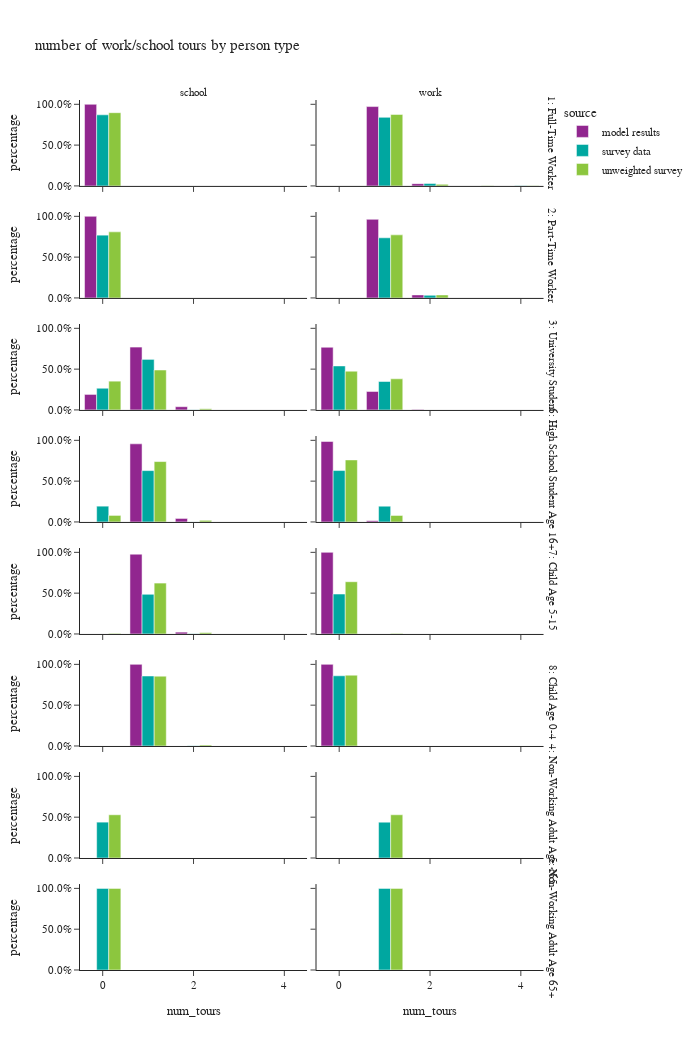

This figure's notebook cell:
### Code cell
# number of mandatory tours
df_plot = m_tour_data[['person_id','source','ptype_label','tour_type','tour_id','person_weight']].groupby(['person_id','source','ptype_label','tour_type','person_weight']).count().reset_index()

pivoted = df_plot.pivot(index=['person_id','source','ptype_label','person_weight'], columns="tour_type", values="tour_id").fillna(0).reset_index()
df_plot = pivoted.melt(id_vars=['person_id','source','ptype_label','person_weight'], var_name="tour_type")

df_plot['num_tours'] = df_plot['value']
df_plot['ws_weight'] = df_plot['person_weight']
df_plot = df_plot.groupby(['source','ptype_label','tour_type','num_tours'])['ws_weight'].sum().reset_index()
df_plot = df_plot.merge(df_ptype_count, how='left', on=['source','ptype_label'])
df_plot['percentage'] = df_plot['ws_weight']/df_plot['person_weight']

fig = px.bar(df_plot, x="num_tours", y="percentage", color="source",barmode="group",
             facet_row="ptype_label",facet_col="tour_type",
             title="number of work/school tours by person type")
fig.for_each_annotation(lambda a: a.update(text=a.text.split("=")[-1]))
fig.update_layout(height=1050, width=700)
fig.update_yaxes(tickformat=".1%")
fig.show()

### Figure 1 — Plotly figure (JSON) as saved in the notebook; plotly's stock layout.template omitted (floating-point values rounded to 4 significant figures)
{"data": [{"alignmentgroup": "True", "hovertemplate": "source=model results<br>ptype_label=1: Full-Time Worker<br>tour_type=school<br>num_tours=%{x}<br>percentage=%{y}<extra></extra>", "legendgroup": "model results", "marker": {"color": "#91268F", "pattern": {"shape": ""}}, "name": "model results", "offsetgroup": "model results", "orientation": "v", "showlegend": true, "textposition": "auto", "type": "bar", "x": [0.0], "xaxis": "x15", "y": [1.0], "yaxis": "y15"}, {"alignmentgroup": "True", "hovertemplate": "source=model results<br>ptype_label=1: Full-Time Worker<br>tour_type=work<br>num_tours=%{x}<br>percentage=%{y}<extra></extra>", "legendgroup": "model results", "marker": {"color": "#91268F", "pattern": {"shape": ""}}, "name": "model results", "offsetgroup": "model results", "orientation": "v", "showlegend": false, "textposition": "auto", "type": "bar", "x": [1.0, 2.0], "xaxis": "x16", "y": [0.9721, 0.02788], "yaxis": "y16"}, {"alignmentgroup": "True", "hovertemplate": "source=model results<br>ptype_label=2: Part-Time Worker<br>tour_type=school<br>num_tours=%{x}<br>percentage=%{y}<extra></extra>", "legendgroup": "model results", "marker": {"color": "#91268F", "pattern": {"shape": ""}}, "name": "model results", "offsetgroup": "model results", "orientation": "v", "showlegend": false, "textposition": "auto", "type": "bar", "x": [0.0], "xaxis": "x13", "y": [1.0], "yaxis": "y13"}, {"alignmentgroup": "True", "hovertemplate": "source=model results<br>ptype_label=2: Part-Time Worker<br>tour_type=work<br>num_tours=%{x}<br>percentage=%{y}<extra></extra>", "legendgroup": "model results", "marker": {"color": "#91268F", "pattern": {"shape": ""}}, "name": "model results", "offsetgroup": "model results", "orientation": "v", "showlegend": false, "textposition": "auto", "type": "bar", "x": [1.0, 2.0], "xaxis": "x14", "y": [0.9628, 0.03716], "yaxis": "y14"}, {"alignmentgroup": "True", "hovertemplate": "source=model results<br>ptype_label=3: University Student<br>tour_type=school<br>num_tours=%{x}<br>percentage=%{y}<extra></extra>", "legendgroup": "model results", "marker": {"color": "#91268F", "pattern": {"shape": ""}}, "name": "model results", "offsetgroup": "model results", "orientation": "v", "showlegend": false, "textposition": "auto", "type": "bar", "x": [0.0, 1.0, 2.0], "xaxis": "x11", "y": [0.1901, 0.7703, 0.03962], "yaxis": "y11"}, {"alignmentgroup": "True", "hovertemplate": "source=model results<br>ptype_label=3: University Student<br>tour_type=work<br>num_tours=%{x}<br>percentage=%{y}<extra></extra>", "legendgroup": "model results", "marker": {"color": "#91268F", "pattern": {"shape": ""}}, "name": "model results", "offsetgroup": "model results", "orientation": "v", "showlegend": false, "textposition": "auto", "type": "bar", "x": [0.0, 1.0, 2.0], "xaxis": "x12", "y": [0.7677, 0.2265, 0.005763], "yaxis": "y12"}, {"alignmentgroup": "True", "hovertemplate": "source=model results<br>ptype_label=6: High School Student Age 16+<br>tour_type=school<br>num_tours=%{x}<br>percentage=%{y}<extra></extra>", "legendgroup": "model results", "marker": {"color": "#91268F", "pattern": {"shape": ""}}, "name": "model results", "offsetgroup": "model results", "orientation": "v", "showlegend": false, "textposition": "auto", "type": "bar", "x": [1.0, 2.0], "xaxis": "x9", "y": [0.9571, 0.04288], "yaxis": "y9"}, {"alignmentgroup": "True", "hovertemplate": "source=model results<br>ptype_label=6: High School Student Age 16+<br>tour_type=work<br>num_tours=%{x}<br>percentage=%{y}<extra></extra>", "legendgroup": "model results", "marker": {"color": "#91268F", "pattern": {"shape": ""}}, "name": "model results", "offsetgroup": "model results", "orientation": "v", "showlegend": false, "textposition": "auto", "type": "bar", "x": [0.0, 1.0], "xaxis": "x10", "y": [0.986, 0.01403], "yaxis": "y10"}, {"alignmentgroup": "True", "hovertemplate": "source=model results<br>ptype_label=7: Child Age 5-15<br>tour_type=school<br>num_tours=%{x}<br>percentage=%{y}<extra></extra>", "legendgroup": "model results", "marker": {"color": "#91268F", "pattern": {"shape": ""}}, "name": "model results", "offsetgroup": "model results", "orientation": "v", "showlegend": false, "textposition": "auto", "type": "bar", "x": [1.0, 2.0], "xaxis": "x7", "y": [0.9776, 0.02242], "yaxis": "y7"}, {"alignmentgroup": "True", "hovertemplate": "source=model results<br>ptype_label=7: Child Age 5-15<br>tour_type=work<br>num_tours=%{x}<br>percentage=%{y}<extra></extra>", "legendgroup": "model results", "marker": {"color": "#91268F", "pattern": {"shape": ""}}, "name": "model results", "offsetgroup": "model results", "orientation": "v", "showlegend": false, "textposition": "auto", "type": "bar", "x": [0.0], "xaxis": "x8", "y": [1.0], "yaxis": "y8"}, {"alignmentgroup": "True", "hovertemplate": "source=model results<br>ptype_label=8: Child Age 0-4<br>tour_type=school<br>num_tours=%{x}<br>percentage=%{y}<extra></extra>", "legendgroup": "model results", "marker": {"color": "#91268F", "pattern": {"shape": ""}}, "name": "model results", "offsetgroup": "model results", "orientation": "v", "showlegend": false, "textposition": "auto", "type": "bar", "x": [1.0], "xaxis": "x5", "y": [1.0], "yaxis": "y5"}, {"alignmentgroup": "True", "hovertemplate": "source=model results<br>ptype_label=8: Child Age 0-4<br>tour_type=work<br>num_tours=%{x}<br>percentage=%{y}<extra></extra>", "legendgroup": "model results", "marker": {"color": "#91268F", "pattern": {"shape": ""}}, "name": "model results", "offsetgroup": "model results", "orientation": "v", "showlegend": false, "textposition": "auto", "type": "bar", "x": [0.0], "xaxis": "x6", "y": [1.0], "yaxis": "y6"}, {"alignmentgroup": "True", "hovertemplate": "source=survey data<br>ptype_label=1: Full-Time Worker<br>tour_type=school<br>num_tours=%{x}<br>percentage=%{y}<extra></extra>", "legendgroup": "survey data", "marker": {"color": "#00A7A0", "pattern": {"shape": ""}}, "name": "survey data", "offsetgroup": "survey data", "orientation": "v", "showlegend": true, "textposition": "auto", "type": "bar", "x": [0.0], "xaxis": "x15", "y": [0.8711], "yaxis": "y15"}, {"alignmentgroup": "True", "hovertemplate": "source=survey data<br>ptype_label=1: Full-Time Worker<br>tour_type=work<br>num_tours=%{x}<br>percentage=%{y}<extra></extra>", "legendgroup": "survey data", "marker": {"color": "#00A7A0", "pattern": {"shape": ""}}, "name": "survey data", "offsetgroup": "survey data", "orientation": "v", "showlegend": false, "textposition": "auto", "type": "bar", "x": [1.0, 2.0, 3.0, 4.0], "xaxis": "x16", "y": [0.8402, 0.03033, 6.311e-05, 0.0004842], "yaxis": "y16"}, {"alignmentgroup": "True", "hovertemplate": "source=survey data<br>ptype_label=2: Part-Time Worker<br>tour_type=school<br>num_tours=%{x}<br>percentage=%{y}<extra></extra>", "legendgroup": "survey data", "marker": {"color": "#00A7A0", "pattern": {"shape": ""}}, "name": "survey data", "offsetgroup": "survey data", "orientation": "v", "showlegend": false, "textposition": "auto", "type": "bar", "x": [0.0], "xaxis": "x13", "y": [0.769], "yaxis": "y13"}, {"alignmentgroup": "True", "hovertemplate": "source=survey data<br>ptype_label=2: Part-Time Worker<br>tour_type=work<br>num_tours=%{x}<br>percentage=%{y}<extra></extra>", "legendgroup": "survey data", "marker": {"color": "#00A7A0", "pattern": {"shape": ""}}, "name": "survey data", "offsetgroup": "survey data", "orientation": "v", "showlegend": false, "textposition": "auto", "type": "bar", "x": [1.0, 2.0], "xaxis": "x14", "y": [0.7366, 0.03243], "yaxis": "y14"}, {"alignmentgroup": "True", "hovertemplate": "source=survey data<br>ptype_label=3: University Student<br>tour_type=school<br>num_tours=%{x}<br>percentage=%{y}<extra></extra>", "legendgroup": "survey data", "marker": {"color": "#00A7A0", "pattern": {"shape": ""}}, "name": "survey data", "offsetgroup": "survey data", "orientation": "v", "showlegend": false, "textposition": "auto", "type": "bar", "x": [0.0, 1.0, 2.0], "xaxis": "x11", "y": [0.2658, 0.6194, 0.002394], "yaxis": "y11"}, {"alignmentgroup": "True", "hovertemplate": "source=survey data<br>ptype_label=3: University Student<br>tour_type=work<br>num_tours=%{x}<br>percentage=%{y}<extra></extra>", "legendgroup": "survey data", "marker": {"color": "#00A7A0", "pattern": {"shape": ""}}, "name": "survey data", "offsetgroup": "survey data", "orientation": "v", "showlegend": false, "textposition": "auto", "type": "bar", "x": [0.0, 1.0], "xaxis": "x12", "y": [0.5391, 0.3484], "yaxis": "y12"}, {"alignmentgroup": "True", "hovertemplate": "source=survey data<br>ptype_label=6: High School Student Age 16+<br>tour_type=school<br>num_tours=%{x}<br>percentage=%{y}<extra></extra>", "legendgroup": "survey data", "marker": {"color": "#00A7A0", "pattern": {"shape": ""}}, "name": "survey data", "offsetgroup": "survey data", "orientation": "v", "showlegend": false, "textposition": "auto", "type": "bar", "x": [0.0, 1.0, 2.0], "xaxis": "x9", "y": [0.1935, 0.6291, 0.0006962], "yaxis": "y9"}, {"alignmentgroup": "True", "hovertemplate": "source=survey data<br>ptype_label=6: High School Student Age 16+<br>tour_type=work<br>num_tours=%{x}<br>percentage=%{y}<extra></extra>", "legendgroup": "survey data", "marker": {"color": "#00A7A0", "pattern": {"shape": ""}}, "name": "survey data", "offsetgroup": "survey data", "orientation": "v", "showlegend": false, "textposition": "auto", "type": "bar", "x": [0.0, 1.0], "xaxis": "x10", "y": [0.6298, 0.1935], "yaxis": "y10"}, {"alignmentgroup": "True", "hovertemplate": "source=survey data<br>ptype_label=7: Child Age 5-15<br>tour_type=school<br>num_tours=%{x}<br>percentage=%{y}<extra></extra>", "legendgroup": "survey data", "marker": {"color": "#00A7A0", "pattern": {"shape": ""}}, "name": "survey data", "offsetgroup": "survey data", "orientation": "v", "showlegend": false, "textposition": "auto", "type": "bar", "x": [0.0, 1.0, 2.0], "xaxis": "x7", "y": [0.000199, 0.4862, 0.002762], "yaxis": "y7"}, {"alignmentgroup": "True", "hovertemplate": "source=survey data<br>ptype_label=7: Child Age 5-15<br>tour_type=work<br>num_tours=%{x}<br>percentage=%{y}<extra></extra>", "legendgroup": "survey data", "marker": {"color": "#00A7A0", "pattern": {"shape": ""}}, "name": "survey data", "offsetgroup": "survey data", "orientation": "v", "showlegend": false, "textposition": "auto", "type": "bar", "x": [0.0, 1.0], "xaxis": "x8", "y": [0.4889, 0.000199], "yaxis": "y8"}, {"alignmentgroup": "True", "hovertemplate": "source=survey data<br>ptype_label=8: Child Age 0-4<br>tour_type=school<br>num_tours=%{x}<br>percentage=%{y}<extra></extra>", "legendgroup": "survey data", "marker": {"color": "#00A7A0", "pattern": {"shape": ""}}, "name": "survey data", "offsetgroup": "survey data", "orientation": "v", "showlegend": false, "textposition": "auto", "type": "bar", "x": [1.0, 2.0], "xaxis": "x5", "y": [0.8572, 0.002688], "yaxis": "y5"}, {"alignmentgroup": "True", "hovertemplate": "source=survey data<br>ptype_label=8: Child Age 0-4<br>tour_type=work<br>num_tours=%{x}<br>percentage=%{y}<extra></extra>", "legendgroup": "survey data", "marker": {"color": "#00A7A0", "pattern": {"shape": ""}}, "name": "survey data", "offsetgroup": "survey data", "orientation": "v", "showlegend": false, "textposition": "auto", "type": "bar", "x": [0.0], "xaxis": "x6", "y": [0.8599], "yaxis": "y6"}, {"alignmentgroup": "True", "hovertemplate": "source=survey data<br>ptype_label=4: Non-Working Adult Age <65<br>tour_type=school<br>num_tours=%{x}<br>percentage=%{y}<extra></extra>", "legendgroup": "survey data", "marker": {"color": "#00A7A0", "pattern": {"shape": ""}}, "name": "survey data", "offsetgroup": "survey data", "orientation": "v", "showlegend": false, "textposition": "auto", "type": "bar", "x": [0.0], "xaxis": "x3", "y": [0.4392], "yaxis": "y3"}, {"alignmentgroup": "True", "hovertemplate": "source=survey data<br>ptype_label=4: Non-Working Adult Age <65<br>tour_type=work<br>num_tours=%{x}<br>percentage=%{y}<extra></extra>", "legendgroup": "survey data", "marker": {"color": "#00A7A0", "pattern": {"shape": ""}}, "name": "survey data", "offsetgroup": "survey data", "orientation": "v", "showlegend": false, "textposition": "auto", "type": "bar", "x": [1.0], "xaxis": "x4", "y": [0.4392], "yaxis": "y4"}, {"alignmentgroup": "True", "hovertemplate": "source=survey data<br>ptype_label=5: Non-Working Adult Age 65+<br>tour_type=school<br>num_tours=%{x}<br>percentage=%{y}<extra></extra>", "legendgroup": "survey data", "marker": {"color": "#00A7A0", "pattern": {"shape": ""}}, "name": "survey data", "offsetgroup": "survey data", "orientation": "v", "showlegend": false, "textposition": "auto", "type": "bar", "x": [0.0], "xaxis": "x", "y": [1.0], "yaxis": "y"}, {"alignmentgroup": "True", "hovertemplate": "source=survey data<br>ptype_label=5: Non-Working Adult Age 65+<br>tour_type=work<br>num_tours=%{x}<br>percentage=%{y}<extra></extra>", "legendgroup": "survey data", "marker": {"color": "#00A7A0", "pattern": {"shape": ""}}, "name": "survey data", "offsetgroup": "survey data", "orientation": "v", "showlegend": false, "textposition": "auto", "type": "bar", "x": [1.0], "xaxis": "x2", "y": [1.0], "yaxis": "y2"}, {"alignmentgroup": "True", "hovertemplate": "source=unweighted survey<br>ptype_label=1: Full-Time Worker<br>tour_type=school<br>num_tours=%{x}<br>percentage=%{y}<extra></extra>", "legendgroup": "unweighted survey", "marker": {"color": "#8CC63E", "pattern": {"shape": ""}}, "name": "unweighted survey", "offsetgroup": "unweighted survey", "orientation": "v", "showlegend": true, "textposition": "auto", "type": "bar", "x": [0.0], "xaxis": "x15", "y": [0.897], "yaxis": "y15"}, {"alignmentgroup": "True", "hovertemplate": "source=unweighted survey<br>ptype_label=1: Full-Time Worker<br>tour_type=work<br>num_tours=%{x}<br>percentage=%{y}<extra></extra>", "legendgroup": "unweighted survey", "marker": {"color": "#8CC63E", "pattern": {"shape": ""}}, "name": "unweighted survey", "offsetgroup": "unweighted survey", "orientation": "v", "showlegend": false, "textposition": "auto", "type": "bar", "x": [1.0, 2.0, 3.0, 4.0], "xaxis": "x16", "y": [0.8756, 0.01943, 0.001295, 0.0006477], "yaxis": "y16"}, {"alignmentgroup": "True", "hovertemplate": "source=unweighted survey<br>ptype_label=2: Part-Time Worker<br>tour_type=school<br>num_tours=%{x}<br>percentage=%{y}<extra></extra>", "legendgroup": "unweighted survey", "marker": {"color": "#8CC63E", "pattern": {"shape": ""}}, "name": "unweighted survey", "offsetgroup": "unweighted survey", "orientation": "v", "showlegend": false, "textposition": "auto", "type": "bar", "x": [0.0], "xaxis": "x13", "y": [0.8094], "yaxis": "y13"}, {"alignmentgroup": "True", "hovertemplate": "source=unweighted survey<br>ptype_label=2: Part-Time Worker<br>tour_type=work<br>num_tours=%{x}<br>percentage=%{y}<extra></extra>", "legendgroup": "unweighted survey", "marker": {"color": "#8CC63E", "pattern": {"shape": ""}}, "name": "unweighted survey", "offsetgroup": "unweighted survey", "orientation": "v", "showlegend": false, "textposition": "auto", "type": "bar", "x": [1.0, 2.0], "xaxis": "x14", "y": [0.7726, 0.03679], "yaxis": "y14"}, {"alignmentgroup": "True", "hovertemplate": "source=unweighted survey<br>ptype_label=3: University Student<br>tour_type=school<br>num_tours=%{x}<br>percentage=%{y}<extra></extra>", "legendgroup": "unweighted survey", "marker": {"color": "#8CC63E", "pattern": {"shape": ""}}, "name": "unweighted survey", "offsetgroup": "unweighted survey", "orientation": "v", "showlegend": false, "textposition": "auto", "type": "bar", "x": [0.0, 1.0, 2.0], "xaxis": "x11", "y": [0.3525, 0.4892, 0.01439], "yaxis": "y11"}, {"alignmentgroup": "True", "hovertemplate": "source=unweighted survey<br>ptype_label=3: University Student<br>tour_type=work<br>num_tours=%{x}<br>percentage=%{y}<extra></extra>", "legendgroup": "unweighted survey", "marker": {"color": "#8CC63E", "pattern": {"shape": ""}}, "name": "unweighted survey", "offsetgroup": "unweighted survey", "orientation": "v", "showlegend": false, "textposition": "auto", "type": "bar", "x": [0.0, 1.0], "xaxis": "x12", "y": [0.4748, 0.3813], "yaxis": "y12"}, {"alignmentgroup": "True", "hovertemplate": "source=unweighted survey<br>ptype_label=6: High School Student Age 16+<br>tour_type=school<br>num_tours=%{x}<br>percentage=%{y}<extra></extra>", "legendgroup": "unweighted survey", "marker": {"color": "#8CC63E", "pattern": {"shape": ""}}, "name": "unweighted survey", "offsetgroup": "unweighted survey", "orientation": "v", "showlegend": false, "textposition": "auto", "type": "bar", "x": [0.0, 1.0, 2.0], "xaxis": "x9", "y": [0.08, 0.74, 0.02], "yaxis": "y9"}, {"alignmentgroup": "True", "hovertemplate": "source=unweighted survey<br>ptype_label=6: High School Student Age 16+<br>tour_type=work<br>num_tours=%{x}<br>percentage=%{y}<extra></extra>", "legendgroup": "unweighted survey", "marker": {"color": "#8CC63E", "pattern": {"shape": ""}}, "name": "unweighted survey", "offsetgroup": "unweighted survey", "orientation": "v", "showlegend": false, "textposition": "auto", "type": "bar", "x": [0.0, 1.0], "xaxis": "x10", "y": [0.76, 0.08], "yaxis": "y10"}, {"alignmentgroup": "True", "hovertemplate": "source=unweighted survey<br>ptype_label=7: Child Age 5-15<br>tour_type=school<br>num_tours=%{x}<br>percentage=%{y}<extra></extra>", "legendgroup": "unweighted survey", "marker": {"color": "#8CC63E", "pattern": {"shape": ""}}, "name": "unweighted survey", "offsetgroup": "unweighted survey", "orientation": "v", "showlegend": false, "textposition": "auto", "type": "bar", "x": [0.0, 1.0, 2.0], "xaxis": "x7", "y": [0.007059, 0.6235, 0.01647], "yaxis": "y7"}, {"alignmentgroup": "True", "hovertemplate": "source=unweighted survey<br>ptype_label=7: Child Age 5-15<br>tour_type=work<br>num_tours=%{x}<br>percentage=%{y}<extra></extra>", "legendgroup": "unweighted survey", "marker": {"color": "#8CC63E", "pattern": {"shape": ""}}, "name": "unweighted survey", "offsetgroup": "unweighted survey", "orientation": "v", "showlegend": false, "textposition": "auto", "type": "bar", "x": [0.0, 1.0], "xaxis": "x8", "y": [0.64, 0.007059], "yaxis": "y8"}, {"alignmentgroup": "True", "hovertemplate": "source=unweighted survey<br>ptype_label=8: Child Age 0-4<br>tour_type=school<br>num_tours=%{x}<br>percentage=%{y}<extra></extra>", "legendgroup": "unweighted survey", "marker": {"color": "#8CC63E", "pattern": {"shape": ""}}, "name": "unweighted survey", "offsetgroup": "unweighted survey", "orientation": "v", "showlegend": false, "textposition": "auto", "type": "bar", "x": [1.0, 2.0], "xaxis": "x5", "y": [0.8554, 0.01205], "yaxis": "y5"}, {"alignmentgroup": "True", "hovertemplate": "source=unweighted survey<br>ptype_label=8: Child Age 0-4<br>tour_type=work<br>num_tours=%{x}<br>percentage=%{y}<extra></extra>", "legendgroup": "unweighted survey", "marker": {"color": "#8CC63E", "pattern": {"shape": ""}}, "name": "unweighted survey", "offsetgroup": "unweighted survey", "orientation": "v", "showlegend": false, "textposition": "auto", "type": "bar", "x": [0.0], "xaxis": "x6", "y": [0.8675], "yaxis": "y6"}, {"alignmentgroup": "True", "hovertemplate": "source=unweighted survey<br>ptype_label=4: Non-Working Adult Age <65<br>tour_type=school<br>num_tours=%{x}<br>percentage=%{y}<extra></extra>", "legendgroup": "unweighted survey", "marker": {"color": "#8CC63E", "pattern": {"shape": ""}}, "name": "unweighted survey", "offsetgroup": "unweighted survey", "orientation": "v", "showlegend": false, "textposition": "auto", "type": "bar", "x": [0.0], "xaxis": "x3", "y": [0.5294], "yaxis": "y3"}, {"alignmentgroup": "True", "hovertemplate": "source=unweighted survey<br>ptype_label=4: Non-Working Adult Age <65<br>tour_type=work<br>num_tours=%{x}<br>percentage=%{y}<extra></extra>", "legendgroup": "unweighted survey", "marker": {"color": "#8CC63E", "pattern": {"shape": ""}}, "name": "unweighted survey", "offsetgroup": "unweighted survey", "orientation": "v", "showlegend": false, "textposition": "auto", "type": "bar", "x": [1.0], "xaxis": "x4", "y": [0.5294], "yaxis": "y4"}, {"alignmentgroup": "True", "hovertemplate": "source=unweighted survey<br>ptype_label=5: Non-Working Adult Age 65+<br>tour_type=school<br>num_tours=%{x}<br>percentage=%{y}<extra></extra>", "legendgroup": "unweighted survey", "marker": {"color": "#8CC63E", "pattern": {"shape": ""}}, "name": "unweighted survey", "offsetgroup": "unweighted survey", "orientation": "v", "showlegend": false, "textposition": "auto", "type": "bar", "x": [0.0], "xaxis": "x", "y": [1.0], "yaxis": "y"}, {"alignmentgroup": "True", "hovertemplate": "source=unweighted survey<br>ptype_label=5: Non-Working Adult Age 65+<br>tour_type=work<br>num_tours=%{x}<br>percentage=%{y}<extra></extra>", "legendgroup": "unweighted survey", "marker": {"color": "#8CC63E", "pattern": {"shape": ""}}, "name": "unweighted survey", "offsetgroup": "unweighted survey", "orientation": "v", "showlegend": false, "textposition": "auto", "type": "bar", "x": [1.0], "xaxis": "x2", "y": [1.0], "yaxis": "y2"}], "layout": {"annotations": [{"font": {}, "showarrow": false, "text": "school", "x": 0.24, "xanchor": "center", "xref": "paper", "y": 1.0, "yanchor": "bottom", "yref": "paper"}, {"font": {}, "showarrow": false, "text": "work", "x": 0.74, "xanchor": "center", "xref": "paper", "y": 1.0, "yanchor": "bottom", "yref": "paper"}, {"font": {}, "showarrow": false, "text": "5: Non-Working Adult Age 65+", "textangle": 90, "x": 0.98, "xanchor": "left", "xref": "paper", "y": 0.04938, "yanchor": "middle", "yref": "paper"}, {"font": {}, "showarrow": false, "text": "4: Non-Working Adult Age <65", "textangle": 90, "x": 0.98, "xanchor": "left", "xref": "paper", "y": 0.1781, "yanchor": "middle", "yref": "paper"}, {"font": {}, "showarrow": false, "text": "8: Child Age 0-4", "textangle": 90, "x": 0.98, "xanchor": "left", "xref": "paper", "y": 0.3069, "yanchor": "middle", "yref": "paper"}, {"font": {}, "showarrow": false, "text": "7: Child Age 5-15", "textangle": 90, "x": 0.98, "xanchor": "left", "xref": "paper", "y": 0.4356, "yanchor": "middle", "yref": "paper"}, {"font": {}, "showarrow": false, "text": "6: High School Student Age 16+", "textangle": 90, "x": 0.98, "xanchor": "left", "xref": "paper", "y": 0.5644, "yanchor": "middle", "yref": "paper"}, {"font": {}, "showarrow": false, "text": "3: University Student", "textangle": 90, "x": 0.98, "xanchor": "left", "xref": "paper", "y": 0.6931, "yanchor": "middle", "yref": "paper"}, {"font": {}, "showarrow": false, "text": "2: Part-Time Worker", "textangle": 90, "x": 0.98, "xanchor": "left", "xref": "paper", "y": 0.8219, "yanchor": "middle", "yref": "paper"}, {"font": {}, "showarrow": false, "text": "1: Full-Time Worker", "textangle": 90, "x": 0.98, "xanchor": "left", "xref": "paper", "y": 0.9506, "yanchor": "middle", "yref": "paper"}], "barmode": "group", "height": 1050, "legend": {"title": {"text": "source"}, "tracegroupgap": 0}, "title": {"text": "number of work/school tours by person type"}, "width": 700, "xaxis": {"anchor": "y", "domain": [0.0, 0.48], "title": {"text": "num_tours"}}, "xaxis10": {"anchor": "y10", "domain": [0.5, 0.98], "matches": "x", "showticklabels": false}, "xaxis11": {"anchor": "y11", "domain": [0.0, 0.48], "matches": "x", "showticklabels": false}, "xaxis12": {"anchor": "y12", "domain": [0.5, 0.98], "matches": "x", "showticklabels": false}, "xaxis13": {"anchor": "y13", "domain": [0.0, 0.48], "matches": "x", "showticklabels": false}, "xaxis14": {"anchor": "y14", "domain": [0.5, 0.98], "matches": "x", "showticklabels": false}, "xaxis15": {"anchor": "y15", "domain": [0.0, 0.48], "matches": "x", "showticklabels": false}, "xaxis16": {"anchor": "y16", "domain": [0.5, 0.98], "matches": "x", "showticklabels": false}, "xaxis2": {"anchor": "y2", "domain": [0.5, 0.98], "matches": "x", "title": {"text": "num_tours"}}, "xaxis3": {"anchor": "y3", "domain": [0.0, 0.48], "matches": "x", "showticklabels": false}, "xaxis4": {"anchor": "y4", "domain": [0.5, 0.98], "matches": "x", "showticklabels": false}, "xaxis5": {"anchor": "y5", "domain": [0.0, 0.48], "matches": "x", "showticklabels": false}, "xaxis6": {"anchor": "y6", "domain": [0.5, 0.98], "matches": "x", "showticklabels": false}, "xaxis7": {"anchor": "y7", "domain": [0.0, 0.48], "matches": "x", "showticklabels": false}, "xaxis8": {"anchor": "y8", "domain": [0.5, 0.98], "matches": "x", "showticklabels": false}, "xaxis9": {"anchor": "y9", "domain": [0.0, 0.48], "matches": "x", "showticklabels": false}, "yaxis": {"anchor": "x", "domain": [0.0, 0.09875], "tickformat": ".1%", "title": {"text": "percentage"}}, "yaxis10": {"anchor": "x10", "domain": [0.515, 0.6138], "matches": "y", "showticklabels": false, "tickformat": ".1%"}, "yaxis11": {"anchor": "x11", "domain": [0.6438, 0.7425], "matches": "y", "tickformat": ".1%", "title": {"text": "percentage"}}, "yaxis12": {"anchor": "x12", "domain": [0.6438, 0.7425], "matches": "y", "showticklabels": false, "tickformat": ".1%"}, "yaxis13": {"anchor": "x13", "domain": [0.7725, 0.8712], "matches": "y", "tickformat": ".1%", "title": {"text": "percentage"}}, "yaxis14": {"anchor": "x14", "domain": [0.7725, 0.8712], "matches": "y", "showticklabels": false, "tickformat": ".1%"}, "yaxis15": {"anchor": "x15", "domain": [0.9012, 1.0], "matches": "y", "tickformat": ".1%", "title": {"text": "percentage"}}, "yaxis16": {"anchor": "x16", "domain": [0.9012, 1.0], "matches": "y", "showticklabels": false, "tickformat": ".1%"}, "yaxis2": {"anchor": "x2", "domain": [0.0, 0.09875], "matches": "y", "showticklabels": false, "tickformat": ".1%"}, "yaxis3": {"anchor": "x3", "domain": [0.1288, 0.2275], "matches": "y", "tickformat": ".1%", "title": {"text": "percentage"}}, "yaxis4": {"anchor": "x4", "domain": [0.1288, 0.2275], "matches": "y", "showticklabels": false, "tickformat": ".1%"}, "yaxis5": {"anchor": "x5", "domain": [0.2575, 0.3563], "matches": "y", "tickformat": ".1%", "title": {"text": "percentage"}}, "yaxis6": {"anchor": "x6", "domain": [0.2575, 0.3563], "matches": "y", "showticklabels": false, "tickformat": ".1%"}, "yaxis7": {"anchor": "x7", "domain": [0.3862, 0.485], "matches": "y", "tickformat": ".1%", "title": {"text": "percentage"}}, "yaxis8": {"anchor": "x8", "domain": [0.3862, 0.485], "matches": "y", "showticklabels": false, "tickformat": ".1%"}, "yaxis9": {"anchor": "x9", "domain": [0.515, 0.6138], "matches": "y", "tickformat": ".1%", "title": {"text": "percentage"}}}}
